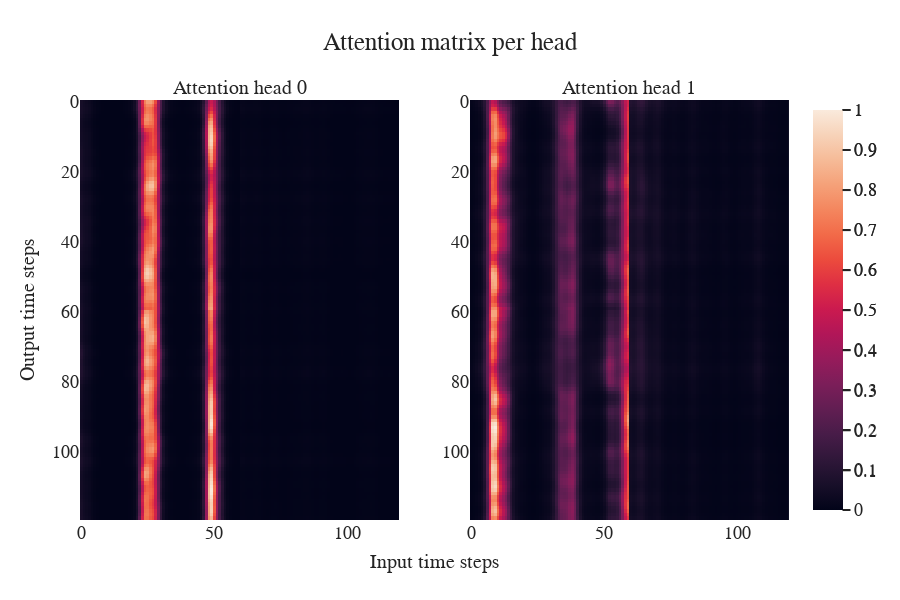

This figure's notebook cell:
### Code cell
fig = make_subplots(rows=1, cols=2,
                    subplot_titles=[f'Attention head {i}' for i in range(attention_weights.shape[0])],
                    x_title='Input time steps',
                    y_title='Output time steps')

for i, head_attn in enumerate(attention_weights):
    head_attn = head_attn/np.max(head_attn.flatten())
    fig.add_trace(
        go.Heatmap(z=head_attn), row=1, col=i+1)

fig.update_layout(
    autosize=False,
    width=900,
    height=600,
    font=dict(
    family="Times new Roman",
    size=18),
    template='seaborn',
    title='Attention matrix per head',
)
fig['layout']['yaxis']['autorange'] = "reversed"
fig['layout']['yaxis2']['autorange'] = "reversed"
fig.update_annotations(font=dict(
    family="Times new Roman",
    size=20))
fig.show()

### Figure 1 — Plotly figure (JSON) as saved in the notebook; plotly's stock layout.template omitted (floating-point values rounded to 4 significant figures; data arrays with more than 128 entries replaced by an {"elided": "..."} marker saying what was removed)
{"data": [{"type": "heatmap", "xaxis": "x", "yaxis": "y", "z": {"elided": "120x120 float values"}}, {"type": "heatmap", "xaxis": "x2", "yaxis": "y2", "z": {"elided": "120x120 float values"}}], "layout": {"annotations": [{"font": {"family": "Times new Roman", "size": 20}, "showarrow": false, "text": "Attention head 0", "x": 0.225, "xanchor": "center", "xref": "paper", "y": 1, "yanchor": "bottom", "yref": "paper"}, {"font": {"family": "Times new Roman", "size": 20}, "showarrow": false, "text": "Attention head 1", "x": 0.775, "xanchor": "center", "xref": "paper", "y": 1, "yanchor": "bottom", "yref": "paper"}, {"font": {"family": "Times new Roman", "size": 20}, "showarrow": false, "text": "Input time steps", "x": 0.5, "xanchor": "center", "xref": "paper", "y": 0, "yanchor": "top", "yref": "paper", "yshift": -30}, {"font": {"family": "Times new Roman", "size": 20}, "showarrow": false, "text": "Output time steps", "textangle": -90, "x": 0, "xanchor": "right", "xref": "paper", "xshift": -40, "y": 0.5, "yanchor": "middle", "yref": "paper"}], "autosize": false, "font": {"family": "Times new Roman", "size": 18}, "height": 600, "title": {"text": "Attention matrix per head"}, "width": 900, "xaxis": {"anchor": "y", "domain": [0, 0.45]}, "xaxis2": {"anchor": "y2", "domain": [0.55, 1]}, "yaxis": {"anchor": "x", "autorange": "reversed", "domain": [0, 1]}, "yaxis2": {"anchor": "x2", "autorange": "reversed", "domain": [0, 1]}}}
